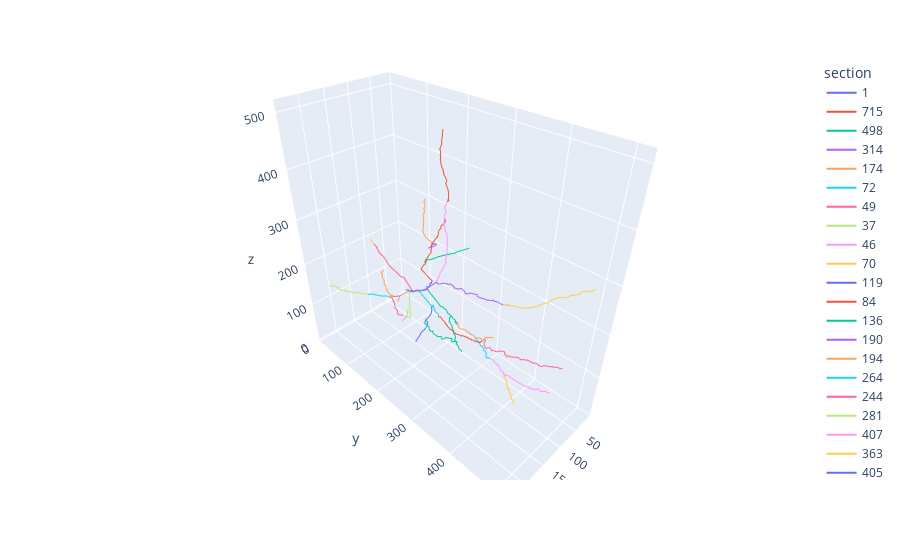

Notebook source saved alongside this figure:
### Markdown cell above
### Plot SWC raw data

### Code cell
# Create a DataFrame for plotting
data = []
# Iterate through the sections dictionary
for section_id, section_data in sections.items():
    # flatten the section into one list of consecutive points instead of segments (point pairs)
    for segment in section_data:
        point = segment[0] 
        data.append([section_id, point[0].item(), point[1].item(), point[2].item()])
df_sections = pd.DataFrame(data, columns=["section", "x", "y", "z"])

fig = px.line_3d(df_sections, x="x", y="y", z="z", color='section', )
fig.update_layout(scene_aspectmode='data')
fig.show()
